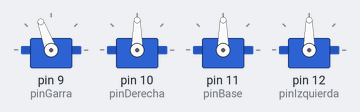
This sketch was run on a simulated Arduino Uno, built with avr-gcc and run on an emulated ATmega328P. On the bench: 4 × servo.

Above: at 0.1 s.
At 4.8 s:
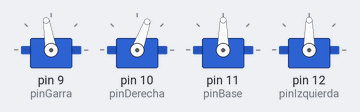
At 9.6 s:
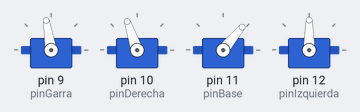
At 19.2 s:
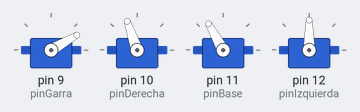
At 27.7 s:
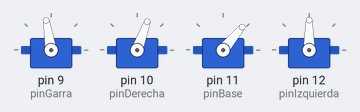
At 37.3 s:
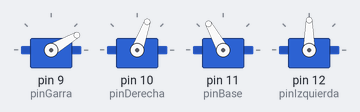
Timing chart, 0 to 40.0 s (numbered marks = the images above):
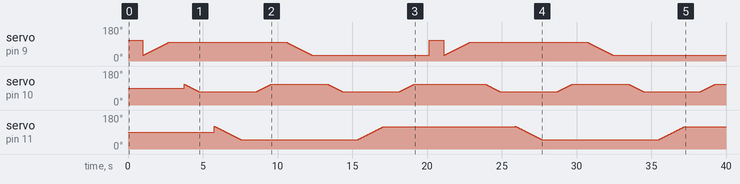

The sketch:

git.ino
```cpp
  #include <Servo.h>
  #define pinGarra 9
  #define pinDerecha 10
  #define pinBase 11
  #define pinIzquierda 12


     int angulo0 = 120;
     int angulo1 = 90;
     int angulo2 = 110;
     int angulo3 = 30;

   //los comentarios realizados son para explicar lo que el brazo esta realizando en el movimiento de los servos para terminar una buena practica de laboratorio

     Servo Garra;
     Servo Derecha;
     Servo Base;
     Servo Izquierda;


     void setup() {
             Garra.attach(pinGarra);  // asigna el servo al pin 9
             Derecha.attach(pinDerecha);  // asigna el servo al pin 10
             Base.attach(pinBase);  // asigna el servo al pin 11
             Izquierda.attach(pinIzquierda);  // asigna el servo al pin 12
                   }

     void loop()
     {

  Garra.write(angulo2);      //  manda al servo la posicion
 delay(1000);


//Modulo movimiento servo 9 (Garra) (abrir)

          for(int angulo3 = 30; angulo3 < 100; angulo3 += 1)    //  un ciclo para mover el servo entre los 50 y los 120 grados
           {
             Garra.write(angulo3);                 //  manda al servo la posicion
          delay(25);                          //  espera unos milisegundos para que el servo llegue a su posicion
          }
           delay(1000);

 //Modulo movimiento servo 10 (Brazo derecho) (subir)

            for(int angulo2 = 110; angulo2 >= 70; angulo2 -= 1)    //  un ciclo para mover el servo entre los 120 y los 50 grados
            {
            Derecha.write(angulo2);               //  manda al servo la posicion
            delay(25);                        //  espera unos milisegundos para que el servo llegue a su posicion
            }
            delay(1000);

  //Modulo movimiento servo 11 (Base)

         for(int angulo0 = 120; angulo0 >= 50; angulo0 -= 1)     //  un ciclo para mover el servo entre los 120 y los 20 grados
          {
          Base.write(angulo0);                 //  manda al servo la posicion
          delay(25);                          //  espera unos milisegundos para que el servo llegue a su posicion
          }

          delay(1000);

 //Modulo movimiento servo 10 (Brazo derecho) (bajar)

          for(int angulo2 = 70; angulo2 < 110; angulo2 += 1)    //  un ciclo para mover el servo entre los 50 y los 120 grados
          {
          Derecha.write(angulo2);               //  manda al servo la posicion
          delay(25);                        //  espera unos milisegundos para que el servo llegue a su posicion
          }
          delay(1000);                    //  espera unos milisegundos para que el servo llegue a su posicion

//Modulo movimiento servo 9 (Garra) (cerrar)

         for(int angulo3 = 100; angulo3 >= 30; angulo3 -= 1)     //  un ciclo para mover el servo entre los 120 y los 30 grados
          {
            Garra.write(angulo3);                 //  manda al servo la posicion
          delay(25);                          //  espera unos milisegundos para que el servo llegue a su posicion
          }

          delay(1000);

//Modulo movimiento servo 10 (Brazo derecho) (subir)

            for(int angulo2 = 110; angulo2 >= 70; angulo2 -= 1)    //  un ciclo para mover el servo entre los 120 y los 50 grados
            {
            Derecha.write(angulo2);               //  manda al servo la posicion
            delay(25);                        //  espera unos milisegundos para que el servo llegue a su posicion
            }
            delay(1000);

//Modulo movimiento servo 11 (Base) (centrar)

          for(int angulo0 = 50; angulo0 < 120; angulo0 += 1)    //  un ciclo para mover el servo entre los 20 y los 120 grados
          {
          Base.write(angulo0);               //  manda al servo la posicion
          delay(25);                        //  espera unos milisegundos para que el servo llegue a su posicion
          }
          delay(1000);                    //  espera unos milisegundos para que el servo llegue a su posicion

//Modulo movimiento servo 10 (Brazo derecho) (bajar)

          for(int angulo2 = 70; angulo2 < 110; angulo2 += 1)    //  un ciclo para mover el servo entre los 50 y los 120 grados
          {
          Derecha.write(angulo2);               //  manda al servo la posicion
          delay(25);                        //  espera unos milisegundos para que el servo llegue a su posicion
          }
          delay(1000);                    //  espera unos milisegundos para que el servo llegue a su posicion
      }
```
